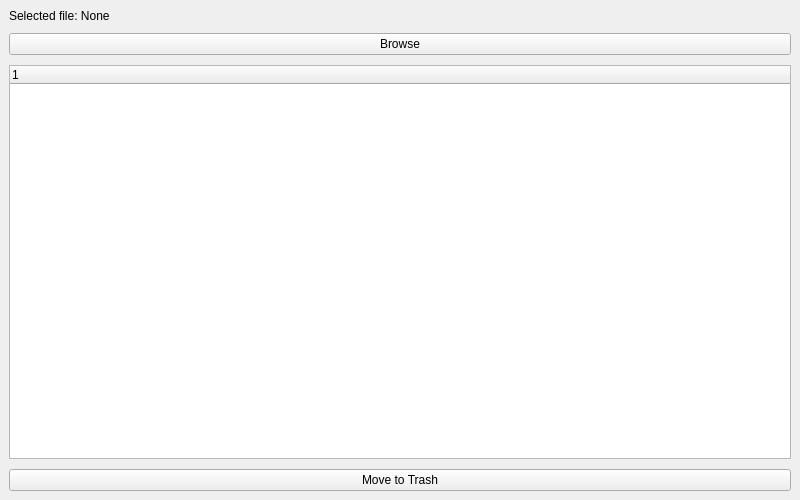
<?xml version="1.0" encoding="UTF-8"?>
<ui version="4.0">
 <class>MainWindow</class>
 <widget class="QMainWindow" name="MainWindow">
  <property name="geometry">
   <rect>
    <x>100</x>
    <y>100</y>
    <width>800</width>
    <height>500</height>
   </rect>
  </property>
  <property name="windowTitle">
   <string>sapuBersih</string>
  </property>
  <widget class="QWidget" name="centralwidget">
   <layout class="QVBoxLayout" name="verticalLayout">
    <property name="spacing">
     <number>10</number>
    </property>
    <item>
     <widget class="QLabel" name="selected_file_label">
      <property name="text">
       <string>Selected file: None</string>
      </property>
      <property name="alignment">
       <set>Qt::AlignLeft</set>
      </property>
     </widget>
    </item>
    <item>
     <widget class="QPushButton" name="browse_button">
      <property name="text">
       <string>Browse</string>
      </property>
     </widget>
    </item>
    <item>
     <widget class="QTreeWidget" name="tree">
      <property name="headerLabels">
       <stringlist>
        <string>File/Folder Path</string>
        <string>Status</string>
       </stringlist>
      </property>
      <property name="alternatingRowColors">
       <bool>true</bool>
      </property>
      <property name="headerHidden">
       <bool>false</bool>
      </property>
     </widget>
    </item>
    <item>
     <widget class="QPushButton" name="delete_button">
      <property name="text">
       <string>Move to Trash</string>
      </property>
     </widget>
    </item>
   </layout>
  </widget>
 </widget>
 <resources/>
 <connections/>
</ui>
